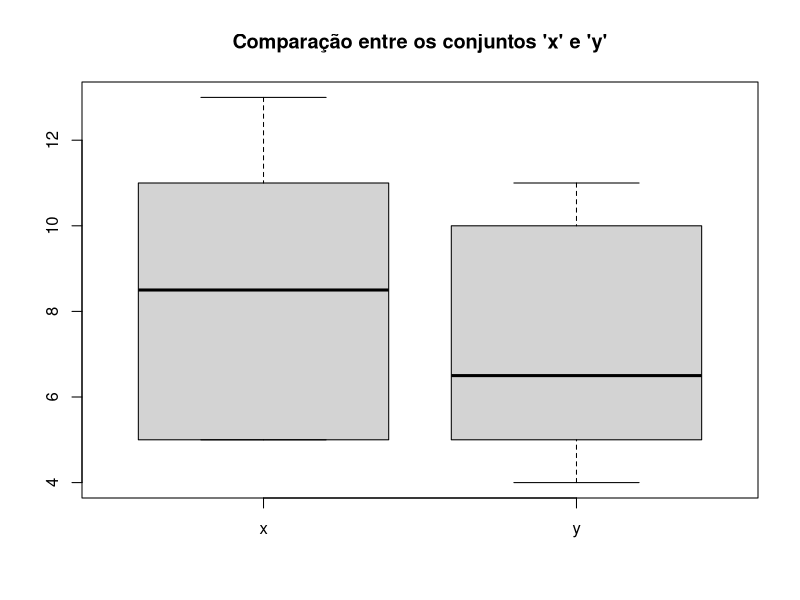

Recreate this plot in R.
library(tibble)

x <- c(5,5,5,13,7,11,11,9,8,9)
y <- c(11,8,4,5,9,5,10,5,4,10)
data <- tibble(x, y)
# [Cruzeiro do Sul - Data Science] Comparação entre os conjuntos de dados

boxplot(data, main="Comparação entre os conjuntos 'x' e 'y'")
